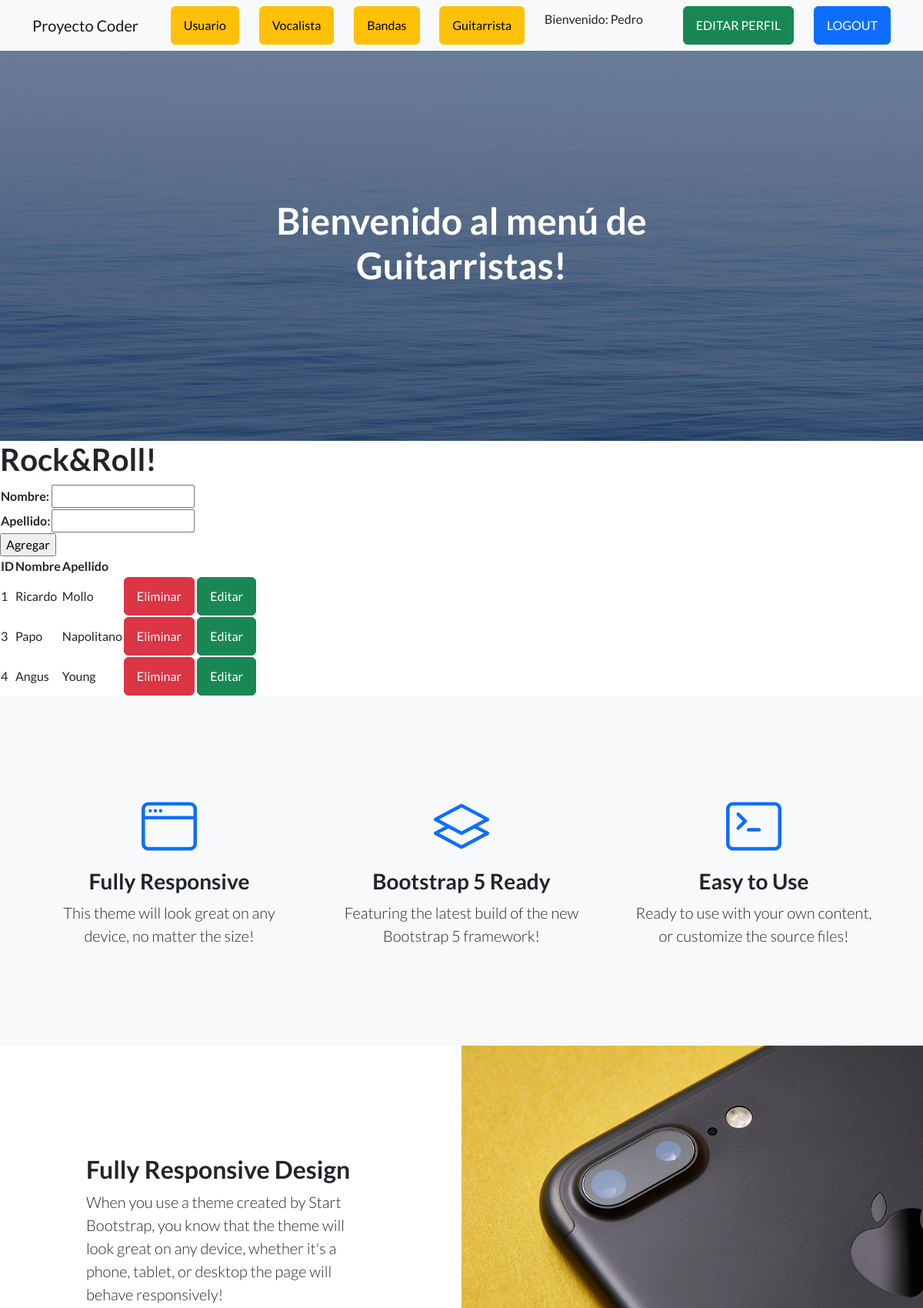
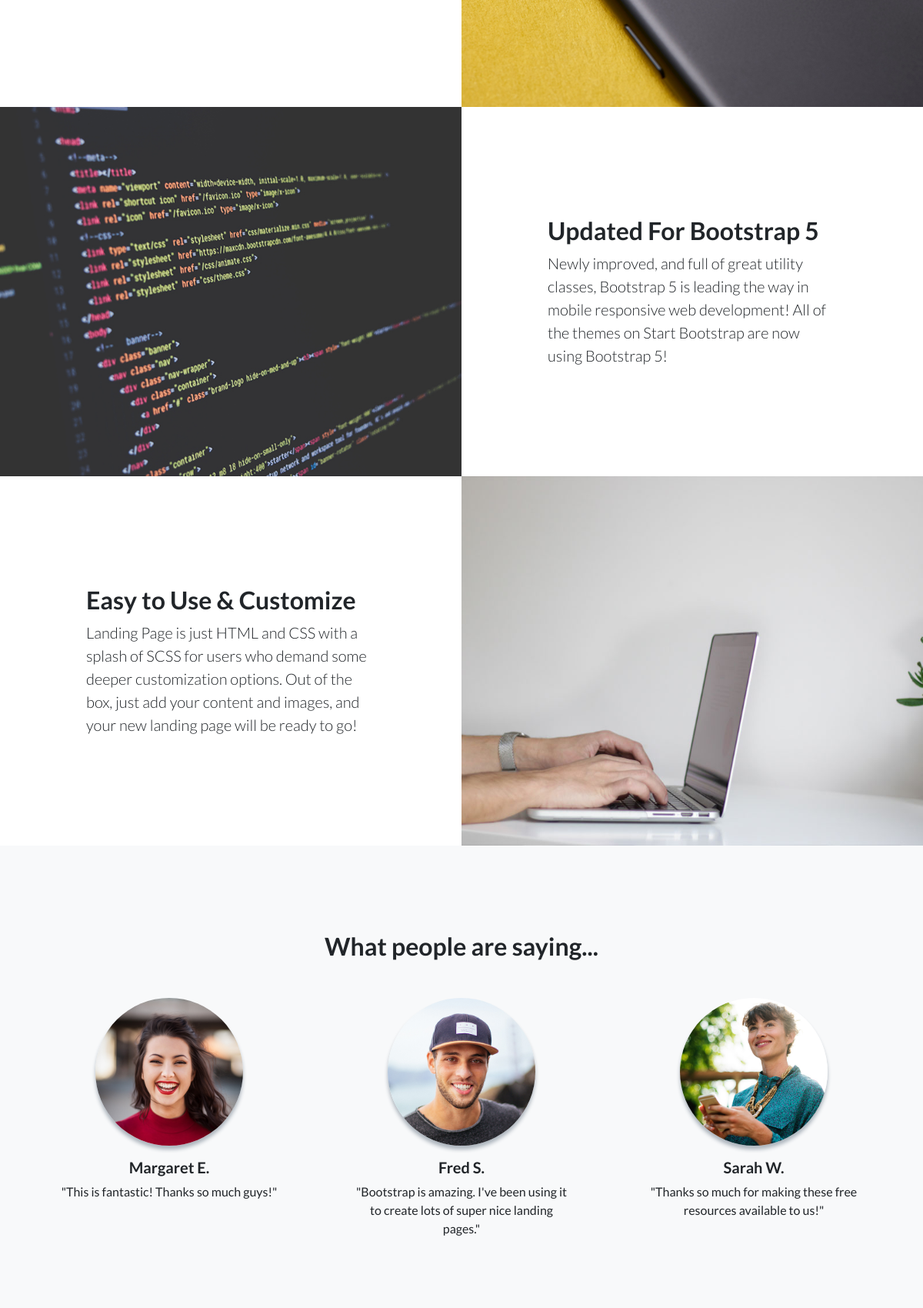
Page /App1/guitarrista/ (signed in, upper part) on the committed database (2 pictures, top to bottom).
### App1/models.py (models this page shows, shortened)
class Guitarrista(models.Model):
    nombre=models.CharField(max_length=50)
    apellido=models.CharField(max_length=50)

### App1/views.py (the view)
# urls.py: path('guitarrista/', guitarrista, name="guitarrista"),
@login_required
def guitarrista(request):
    if request.method == "POST":
         form = GuitarristaForm(request.POST)
         if form.is_valid():
            guitarrista = Guitarrista()
            guitarrista.nombre = form.cleaned_data['nombre']
            guitarrista.apellido = form.cleaned_data['apellido']
            guitarrista.save()
            form = GuitarristaForm()
    else:
          form = GuitarristaForm()
    guitarrista= Guitarrista.objects.all()
    contex = {"guitarrista": guitarrista, "form": form}
    return render(request,'App1/guitarrista.html', contex)

### App1/forms.py
class GuitarristaForm(forms.Form):
    nombre=forms.CharField(max_length=50)
    apellido=forms.CharField(max_length=50)

### App1/templates/App1/guitarrista.html (shortened to what this page needs)
{% extends "App1/padre.html" %}
{% load static %}
{% block titulo %}
    <h1>Bienvenido al menú de Guitarristas!</h1>
{% endblock %}
{% block contenido_que_cambia %}
    <h1>Rock&Roll!</h1>
    <form action="" method="post">
        <table>
            {{ form.as_table }}
            </table>
               <input type="submit" value="Agregar">
    </form>
    <table>
        <thead>
            <tr>
                <th>ID</th>
                <th>Nombre</th>
                <th>Apellido</th>
            </tr>
        </thead>
        <tbody>
            {% for guitarrista in guitarrista %}
            <tr>
                <td>
                    {{ guitarrista.id }}
                </td>
                <td>
                    {{ guitarrista.nombre }}
                </td>
                <td>
                    {{ guitarrista.apellido }}
                </td>
                <td>
                    <a class="btn btn-danger", href="{% url 'eliminarGuitarrista' guitarrista.id %}"> Eliminar </a>
                    <a class="btn btn-success", href="{% url 'editarGuitarrista' guitarrista.id %}"> Editar</a>
                </td>
            </tr>
            {% endfor %}
        </tbody>
    </table>
{% endblock %}

### App1/templates/App1/padre.html (shortened to what this page needs)
<!DOCTYPE html>
<html lang="en">
    <head>
        {% load static %}
        <link href="https://cdn.jsdelivr.net/npm/bootstrap-icons@1.5.0/font/bootstrap-icons.css" rel="stylesheet" type="text/css" />
        <link href= "{% static 'App1/css/styles.css' %}" rel="stylesheet" />
    </head>
    <body>
        <nav class="navbar navbar-light bg-light static-top">
            <div class="container">
                <a class="navbar-brand" href="{% url 'inicioApp1' %}">Proyecto Coder</a>
                {% if user.is_authenticated %}
                <a class="btn btn-warning" href="{% url 'usuario' %}">Usuario</a>
                <a class="btn btn-warning" href="{% url 'vocalista' %}">Vocalista</a>
                <a class="btn btn-warning" href="{% url 'bandas' %}">Bandas</a>
                <a class="btn btn-warning" href="{% url 'guitarrista' %}">Guitarrista</a>
                <p>Bienvenido: {{ user.username }}</p>
                <a class="btn btn-success" href="{% url 'editarPerfil' %}">EDITAR PERFIL</a>
                <a class="btn btn-primary" href="{% url 'logout' %}">LOGOUT</a>
                {% else %}
                <a class="btn btn-primary" href="{% url 'login' %}">LOGIN</a>
                <a class="btn btn-danger" href="{% url 'register' %}">REGISTER</a>
                {% endif %}
            </div>
        </nav>
        <header class="masthead">
            <div class="container position-relative">
                <div class="row justify-content-center">
                    <div class="col-xl-6">
                        <div class="text-center text-white">
                            {% block titulo %}
                            {% endblock %}
                        </div>
                    </div>
                </div>
            </div>
        </header>
        {% block contenido_que_cambia %}
        {% endblock %}
        <section class="features-icons bg-light text-center">
            <div class="container">
                <div class="row">
                    <div class="col-lg-4">
                        <div class="features-icons-item mx-auto mb-5 mb-lg-0 mb-lg-3">
                            <div class="features-icons-icon d-flex"><i class="bi-window m-auto text-primary"></i></div>
                            <h3>Fully Responsive</h3>
                            <p class="lead mb-0">This theme will look great on any device, no matter the size!</p>
                        </div>
                    </div>
                    <div class="col-lg-4">
                        <div class="features-icons-item mx-auto mb-5 mb-lg-0 mb-lg-3">
                            <div class="features-icons-icon d-flex"><i class="bi-layers m-auto text-primary"></i></div>
                            <h3>Bootstrap 5 Ready</h3>
                            <p class="lead mb-0">Featuring the latest build of the new Bootstrap 5 framework!</p>
                        </div>
                    </div>
                    <div class="col-lg-4">
                        <div class="features-icons-item mx-auto mb-0 mb-lg-3">
                            <div class="features-icons-icon d-flex"><i class="bi-terminal m-auto text-primary"></i></div>
                            <h3>Easy to Use</h3>
                            <p class="lead mb-0">Ready to use with your own content, or customize the source files!</p>
                        </div>
                    </div>
                </div>
            </div>
        </section>
        <section class="showcase">
            <div class="container-fluid p-0">
                <div class="row g-0">
                    <div class="col-lg-6 order-lg-2 text-white showcase-img" style="background-image: url('assets/img/bg-showcase-1.jpg')"></div>
                    <div class="col-lg-6 order-lg-1 my-auto showcase-text">
                        <h2>Fully Responsive Design</h2>
                        <p class="lead mb-0">When you use a theme created by Start Bootstrap, you know that the theme will look great on any device, whether it's a phone, tablet, or desktop the page will behave responsively!</p>
                    </div>
                </div>
                <div class="row g-0">
                    <div class="col-lg-6 text-white showcase-img" style="background-image: url('assets/img/bg-showcase-2.jpg')"></div>
                    <div class="col-lg-6 my-auto showcase-text">
                        <h2>Updated For Bootstrap 5</h2>
                        <p class="lead mb-0">Newly improved, and full of great utility classes, Bootstrap 5 is leading the way in mobile responsive web development! All of the themes on Start Bootstrap are now using Bootstrap 5!</p>
                    </div>
                </div>
                <div class="row g-0">
                    <div class="col-lg-6 order-lg-2 text-white showcase-img" style="background-image: url('assets/img/bg-showcase-3.jpg')"></div>
                    <div class="col-lg-6 order-lg-1 my-auto showcase-text">
                        <h2>Easy to Use & Customize</h2>
                        <p class="lead mb-0">Landing Page is just HTML and CSS with a splash of SCSS for users who demand some deeper customization options. Out of the box, just add your content and images, and your new landing page will be ready to go!</p>
                    </div>
                </div>
            </div>
        </section>
        <section class="testimonials text-center bg-light">
            <div class="container">
                <h2 class="mb-5">What people are saying...</h2>
                <div class="row">
                    <div class="col-lg-4">
                        <div class="testimonial-item mx-auto mb-5 mb-lg-0">
                            <img class="img-fluid rounded-circle mb-3" src="assets/img/testimonials-1.jpg" alt="..." />
                            <h5>Margaret E.</h5>
                            <p class="font-weight-light mb-0">"This is fantastic! Thanks so much guys!"</p>
                        </div>
                    </div>
                    <div class="col-lg-4">
                        <div class="testimonial-item mx-auto mb-5 mb-lg-0">
                            <img class="img-fluid rounded-circle mb-3" src="assets/img/testimonials-2.jpg" alt="..." />
                            <h5>Fred S.</h5>
                            <p class="font-weight-light mb-0">"Bootstrap is amazing. I've been using it to create lots of super nice landing pages."</p>
                        </div>
                    </div>
                    <div class="col-lg-4">
                        <div class="testimonial-item mx-auto mb-5 mb-lg-0">
                            <img class="img-fluid rounded-circle mb-3" src="assets/img/testimonials-3.jpg" alt="..." />
                            <h5>Sarah W.</h5>
                            <p class="font-weight-light mb-0">"Thanks so much for making these free resources available to us!"</p>
                        </div>
                    </div>
                </div>
            </div>
        </section>
    </body>
</html>

### rows in the picture
Guitarrista: id "1", nombre "Ricardo", apellido "Mollo"
Guitarrista: id "3", nombre "Papo", apellido "Napolitano"
Guitarrista: id "4", nombre "Angus", apellido "Young"

### other values in the picture
{{ user.username }} "Pedro"
